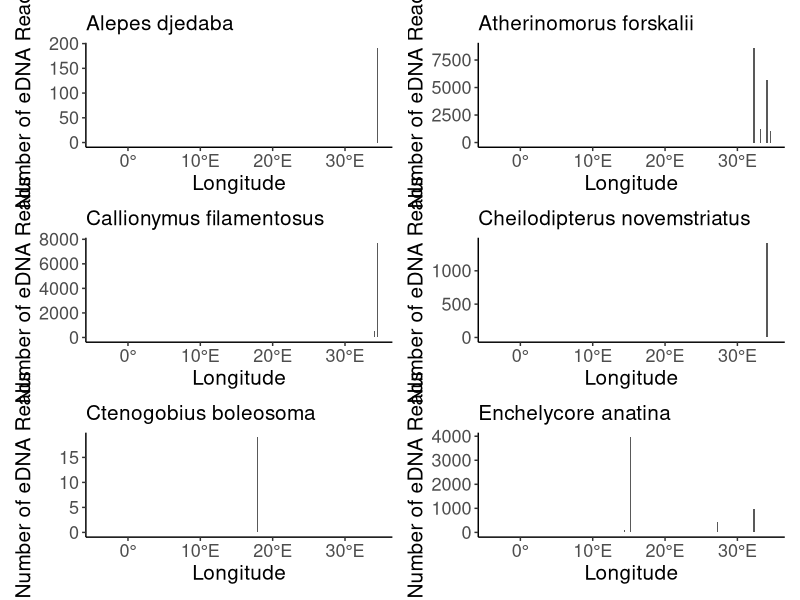
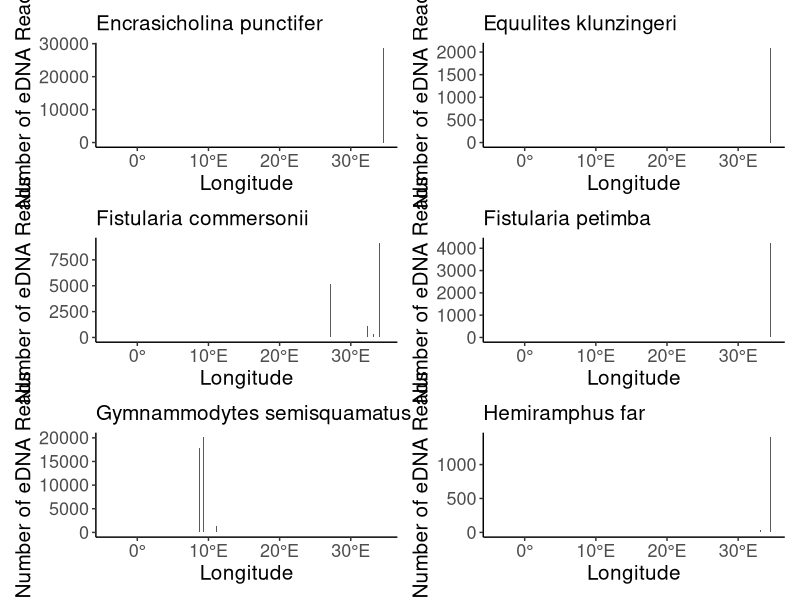
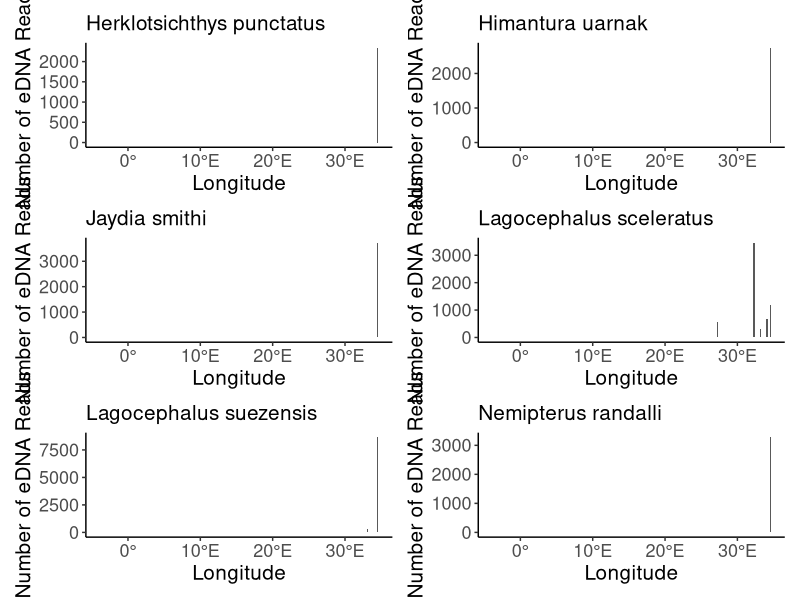
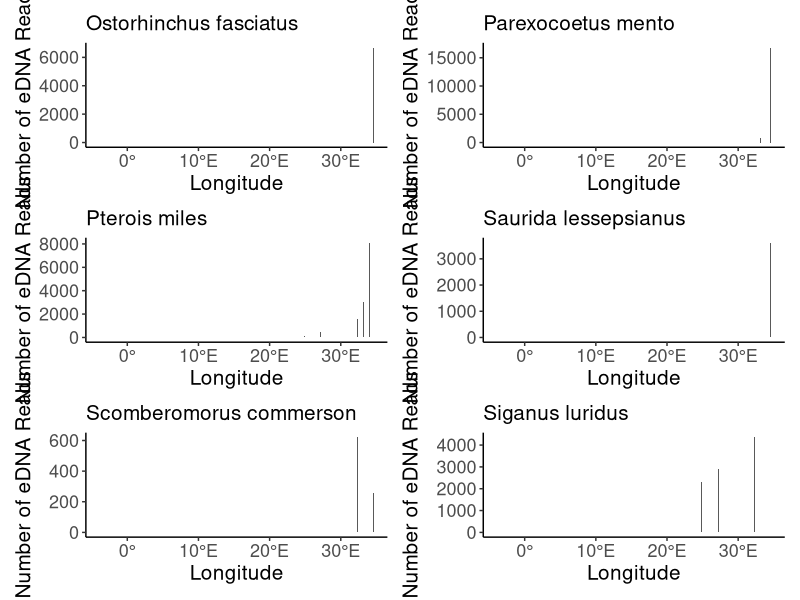
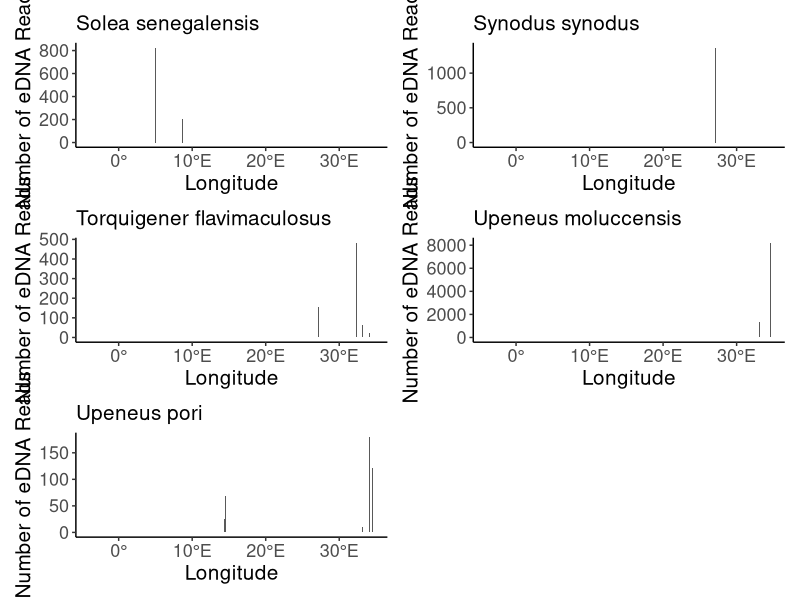

The R source for these figures, in order:
# install.packages("dplyr")
# install.packages("tidyr")
# install.packages("ggplot2")
# install.packages("patchwork")

library(dplyr)
library(tidyr)
library(ggplot2)
library(patchwork)

eDNA_merged_MPA <- read.csv("../data/3_eDNA_cleaning/3_3_eDNA_region_cleaned/3_3_eDNA_merged_MPA.csv", header = TRUE, sep = ",", dec = ".", check.names = FALSE)
combined_database <- read.csv("../data/1_species_database/1_2_combined_database_complete.csv", header = TRUE, sep = ",", dec = ".")
metadata <- read.csv("../data/3_eDNA_cleaning/METADATA_MERGED_edited.csv", header = TRUE, sep = ",", dec = ".") 

### filter for invasive species only 

invasive_eDNA_merged_MPA <- eDNA_merged_MPA  %>%
  left_join(
    combined_database %>%
      select(species_name_fishbase, invasive, origin),
    by = "species_name_fishbase"
  ) %>%
  filter(invasive == 1)

### simplify data

columns_to_remove <- c("scientific_name", 
                       "rank", 
                       "species_name", 
                       "genus_name", 
                       "genus_name_fishbase",
                       "family_name", 
                       "invasive", 
                       "origin")

invasive_eDNA_merged_MPA <- invasive_eDNA_merged_MPA %>%
  select(-all_of(columns_to_remove))

### convert data to long fomat

invasive_long <- invasive_eDNA_merged_MPA %>%
  pivot_longer(
    cols = -species_name_fishbase,
    names_to = "MPA_Identi",
    values_to = "reads"
  ) %>%
  mutate(MPA_Identi = as.character(MPA_Identi))

# add coordinates

metadata_clean <- metadata %>%
  mutate(MPA_Identi = as.character(MPA_Identi)) %>%
  distinct(MPA_Identi, .keep_all = TRUE)

invasive_long <- invasive_long %>%
  left_join(
    metadata_clean %>%
      select(MPA_Identi, decimalLongitude, decimalLatitude),
    by = "MPA_Identi"
  )

### plots

# dir.create("5_read_plots", showWarnings = FALSE)

species_list <- sort(unique(invasive_long$species_name_fishbase))

## bar plots - one per species

plot_list <- list()

for (sp in species_list) {
  
  plot_data <- invasive_long %>%
    filter(species_name_fishbase == sp) %>%
    arrange(desc(reads))

  p <- ggplot(plot_data, aes(
    x = decimalLongitude,
    y = reads
  )) +
    geom_col(
      width = 0.15
    ) +
    labs(
      title = sp,
      x = "Longitude",
      y = "Number of eDNA Reads"
    ) +
    scale_x_continuous(
      labels = function(x) {
        ifelse(
          x < 0,
          paste0(abs(x), "°W"),
          ifelse(
            x == 0,
            "0°",
            paste0(x, "°E")
          )
        )
      }
    ) +
    theme_classic() +
    theme(
      axis.text = element_text(size = 13),
      axis.title = element_text(size = 15),
      plot.title = element_text(size = 15)
    )
  
  plot_list[[sp]] <- p
}

### combine plots into pages

chunk_size <- 6

plot_chunks <- split(
  plot_list,
  ceiling(seq_along(plot_list) / chunk_size)
)


for (i in seq_along(plot_chunks)) {
  
  combined_plot <- wrap_plots(
    plot_chunks[[i]],
    ncol = 2
  ) +
    plot_layout(
      heights = rep(1, 3)
    )
  
  ggsave(
    filename = paste0(
      "5_read_plots/5_combined_read_plots_page_",
      i,
      ".pdf"
    ),
    plot = combined_plot,
    width = 14,
    height = 15,
    dpi = 600
  )
}
